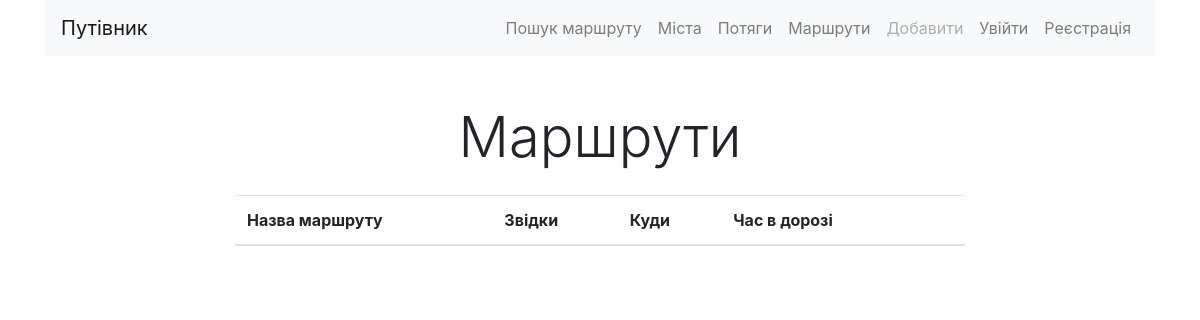
/list/, run on an earlier commit of the app's database.
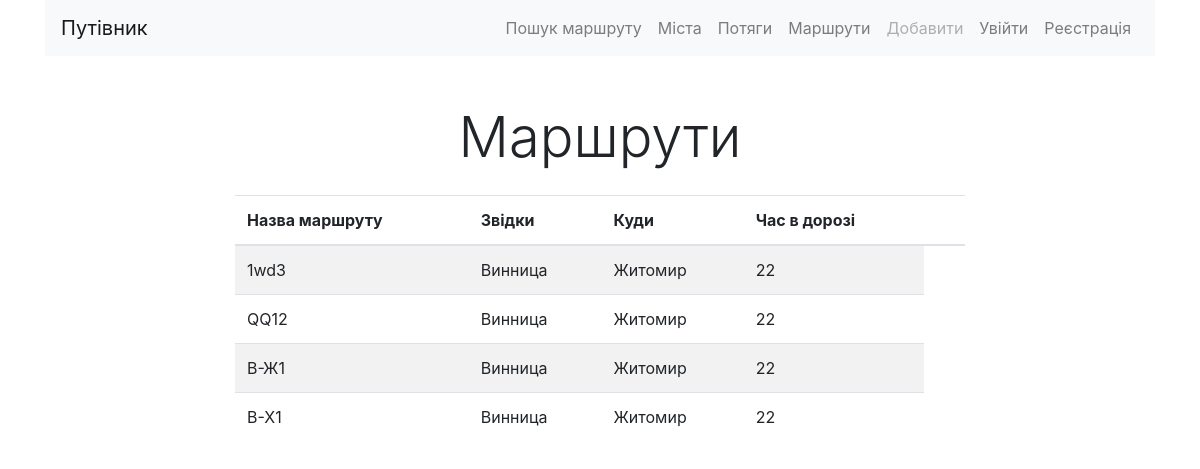
And on a later commit of the database.
### routes/models.py (models this page shows, shortened)
class Route(models.Model):
    name = models.CharField(max_length=100,
                            verbose_name='Назва маршруту', unique=True)
    from_city = models.CharField(max_length=100,
                                 verbose_name='Звідки')
    to_city = models.CharField(max_length=100,
                               verbose_name='Куди')
    trains = models.ManyToManyField(Train, blank=True,
                                    verbose_name='Список потягів')
    travel_times = models.IntegerField(verbose_name='Час в дорозі')
    class Meta:
        verbose_name = 'Маршрут'
        verbose_name_plural = 'Маршрути'
        ordering = ['name']

### routes/views.py (the view)
# urls.py: path('list/', RouteListView.as_view(), name='list'),
class RouteListView(ListView):
    queryset = Route.objects.all()
    context_object_name = 'objects_list'
    template_name = 'routes/list.html'

### routes/templates/routes/list.html (shortened to what this page needs)
{% extends "base.html" %}
{% block content%}
    <h1 class="display-4 text-center my-4">Маршрути</h1>
    <div class="row ">
        <div class='col-md-8 mx-auto'>
            <table class="table table-striped">
                <thead>
                <tr>
                    <th> Назва маршруту</th>
                    <th> Звідки</th>
                    <th> Куди</th>
                    <th> Час в дорозі</th>
                    <th> &nbsp;</th>
                </tr>
                </thead>
                <tbody>
                {% for object in objects_list%}
                    <tr>
                        <td>{{object.name}}</td>
                        <td>{{object.from_city}}</td>
                        <td>{{object.to_city}}</td>
                        <td>{{object.travel_times}}</td>
                    </tr>
                {% endfor %}
                </tbody>
            </table>
        </div>
    </div>
{% endblock%}

### templates/base.html (shortened to what this page needs)
<!doctype html>
{% url 'cities:home' as cities_home_url %}
{% url 'home' as home_url %}
{% url 'trains:home' as train_home_url %}
{% url 'trains:add' as train_add_url %}
{% url 'cities:add' as city_add_url %}
<html lang="en">
  <head>
    <link rel="stylesheet" href="https://stackpath.bootstrapcdn.com/bootstrap/4.4.1/css/bootstrap.min.css">
    <link href="https://cdnjs.cloudflare.com/ajax/libs/select2/4.0.6-rc.0/css/select2.min.css" rel="stylesheet" />
  </head>
  <body>
  <div class="container">
  <nav class="navbar navbar-expand-lg navbar-light bg-light">
    <a class="navbar-brand" href="{% url 'home' %}">Путівник</a>
    <div class="collapse navbar-collapse" id="navbarNavDropdown">
      <ul class="navbar-nav ml-auto">
        <li class="nav-item {% if request.path == cities_home_url %}active{% endif %}">
          <a class="nav-link" href="{% url 'home' %} ">Пошук маршруту</a>
        </li>
        <li class="nav-item {% if request.path == cities_home_url %}active{% endif %}">
          <a class="nav-link" href="{% url 'cities:home' %} ">Міста</a>
        </li>
        <li class="nav-item {% if request.path == train_home_url %} active {% endif %}">
          <a class="nav-link" href="{% url 'trains:home'%}">Потяги</a>
        </li>
        <li class="nav-item {% if request.path == cities_home_url %}active{% endif %}">
          <a class="nav-link" href="{% url 'list' %} ">Маршрути</a>
        </li>
         {% if user.is_authenticated %}
        <li class="nav-item dropdown
        {% if request.path == train_add_url or request.path == city_add_url %}
          active
          {% endif %}">
          <a class="nav-link dropdown-toggle" href="#" id="navbarDropdownMenuLink" role="button" data-toggle="dropdown"
                aria-haspopup="true" aria-expanded="false"> Добавити </a>
              <div class="dropdown-menu" aria-labelledby="navbarDropdownMenuLink">
          <a class="dropdown-item" href="{% url 'cities:add'%}">Нове місто</a>
          <a class="dropdown-item" href="{% url 'trains:add'%}">Новий потяг</a>
          </div>
        </li>
        {% else %}
        <li class="nav-item ">
          <a class="nav-link disabled" href="">Добавити</a>
        </li>
        {% endif %}
        {% if user.is_authenticated %}
          <li class="nav-item ">
            <a class="nav-link" href="{% url 'accounts:logout'%} ">Вийти</a>
          </li>
          {% else %}
          <li class="nav-item ">
            <a class="nav-link" href="{% url 'accounts:login'%} ">Увійти</a>
          </li>
          <li class="nav-item ">
            <a class="nav-link" href="{% url 'accounts:register'%} ">Реєстрація</a>
          </li>
        {% endif %}
      </ul>
    </div>
  </nav>
  </div>
  <div class="container">
    {% block content %} {% endblock content %}
  </div>
  </body>
</html>

What changed in the data, as far as the page shows it:
added Route: name "1wd3", from_city "Винница", to_city "Житомир", travel_times "22"
added Route: name "QQ12", from_city "Винница", to_city "Житомир", travel_times "22"
added Route: name "В-Ж1", from_city "Винница", to_city "Житомир", travel_times "22"
added Route: name "В-Х1", from_city "Винница", to_city "Житомир", travel_times "22"
